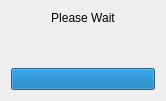
<?xml version="1.0" encoding="UTF-8"?>
<ui version="4.0">
 <class>progressdialog</class>
 <widget class="QDialog" name="progressdialog">
  <property name="geometry">
   <rect>
    <x>0</x>
    <y>0</y>
    <width>166</width>
    <height>101</height>
   </rect>
  </property>
  <property name="windowTitle">
   <string>Progress</string>
  </property>
  <layout class="QVBoxLayout" name="verticalLayout">
   <item>
    <widget class="QLabel" name="label">
     <property name="text">
      <string>Please Wait</string>
     </property>
     <property name="scaledContents">
      <bool>false</bool>
     </property>
     <property name="alignment">
      <set>Qt::AlignCenter</set>
     </property>
    </widget>
   </item>
   <item>
    <spacer name="verticalSpacer">
     <property name="orientation">
      <enum>Qt::Vertical</enum>
     </property>
     <property name="sizeHint" stdset="0">
      <size>
       <width>20</width>
       <height>40</height>
      </size>
     </property>
    </spacer>
   </item>
   <item>
    <widget class="QProgressBar" name="progressBar">
     <property name="value">
      <number>100</number>
     </property>
     <property name="textVisible">
      <bool>false</bool>
     </property>
    </widget>
   </item>
  </layout>
 </widget>
 <resources/>
 <connections/>
</ui>
